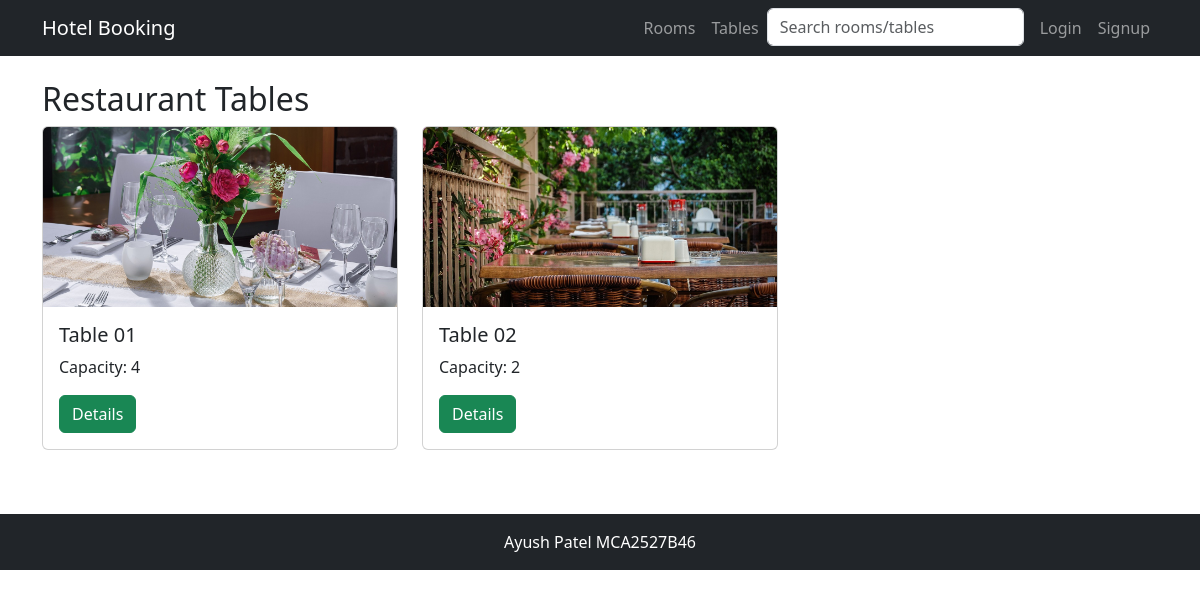
The app's page /tables/ with its own data.
### bookings/models.py (models this page shows, shortened)
class Table(models.Model):
    table_number = models.CharField(max_length=20)
    capacity = models.IntegerField()
    description = models.TextField(blank=True)
    image = models.ImageField(upload_to='tables/', blank=True, null=True)

### bookings/views.py (the view)
# urls.py: path('tables/', views.table_list, name='table_list'),
def table_list(request):
    tables = Table.objects.all()
    return render(request, 'table_list.html', {'tables':tables})

### templates/table_list.html
{% extends 'base.html' %}
{% block content %}
<h2>Restaurant Tables</h2>
<div class="row">
  {% for table in tables %}
  <div class="col-md-4 mb-3">
    <div class="card">
      {% if table.image %}<img src="{{ table.image.url }}" class="card-img-top" style="height:180px;object-fit:cover;">{% endif %}
      <div class="card-body">
        <h5>Table {{ table.table_number }}</h5>
        <p>Capacity: {{ table.capacity }}</p>
        <a href="{% url 'table_detail' table.id %}" class="btn btn-success">Details</a>
      </div>
    </div>
  </div>
  {% endfor %}
</div>
{% endblock %}

### records on screen
Table: image (picture), table_number "01", capacity "4"
Table: image (picture), table_number "02", capacity "2"
